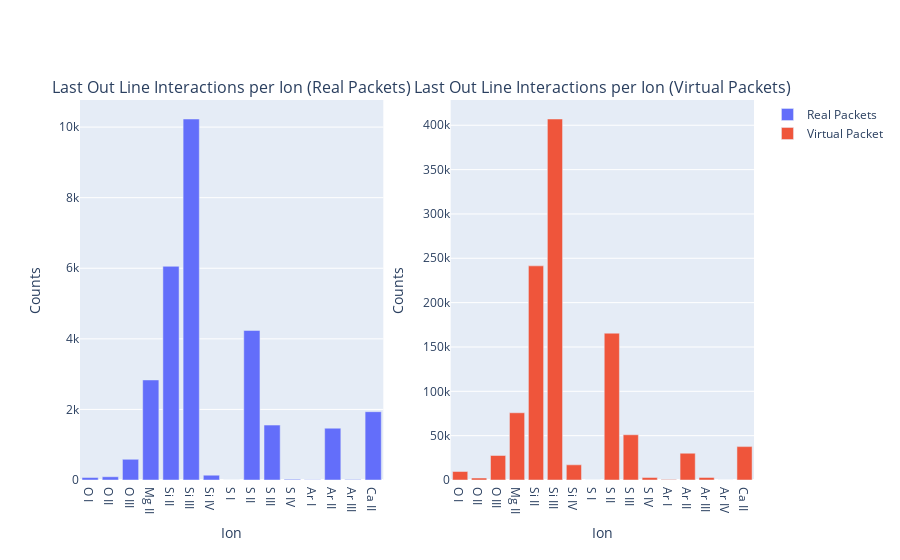

Write notebook code for a chart like this one.
### Code cell
## Creating plots in plotly

fig = make_subplots(
    rows=1,
    cols=2,
    subplot_titles=(
        "Last Out Line Interactions per Ion (Real Packets)",
        "Last Out Line Interactions per Ion (Virtual Packets)",
    ),
)

# Trace for Real packets
fig.add_trace(
    go.Bar(
        x=out_line_count_by_ion.index,
        y=out_line_count_by_ion.values,
        name="Real Packets",
    ),
    row=1,
    col=1,
)

# Trace for Virtual packets
fig.add_trace(
    go.Bar(
        x=virt_out_line_count_by_ion.index,
        y=virt_out_line_count_by_ion.values,
        name="Virtual Packet",
    ),
    row=1,
    col=2,
)

fig.update_xaxes(title_text="Ion", row=1, col=1)
fig.update_xaxes(title_text="Ion", row=1, col=2)
fig.update_yaxes(title_text="Counts", row=1, col=1)
fig.update_yaxes(title_text="Counts", row=1, col=2)

fig.show()

### Figure 1 — Plotly figure (JSON) as saved in the notebook; plotly's stock layout.template omitted (floating-point values rounded to 4 significant figures)
{"data": [{"name": "Real Packets", "type": "bar", "x": ["O I", "O II", "O III", "Mg II", "Si II", "Si III", "Si IV", "S I", "S II", "S III", "S IV", "Ar I", "Ar II", "Ar III", "Ca II"], "xaxis": "x", "y": [70, 92, 586, 2835, 6055, 10229, 137, 2, 4238, 1556, 19, 6, 1468, 13, 1936], "yaxis": "y"}, {"name": "Virtual Packet", "type": "bar", "x": ["O I", "O II", "O III", "Mg II", "Si II", "Si III", "Si IV", "S I", "S II", "S III", "S IV", "Ar I", "Ar II", "Ar III", "Ar IV", "Ca II"], "xaxis": "x2", "y": [9560, 2200, 27640, 75800, 241460, 407050, 17110, 80, 165550, 51000, 2780, 480, 30180, 2880, 10, 37650], "yaxis": "y2"}], "layout": {"annotations": [{"font": {"size": 16}, "showarrow": false, "text": "Last Out Line Interactions per Ion (Real Packets)", "x": 0.225, "xanchor": "center", "xref": "paper", "y": 1, "yanchor": "bottom", "yref": "paper"}, {"font": {"size": 16}, "showarrow": false, "text": "Last Out Line Interactions per Ion (Virtual Packets)", "x": 0.775, "xanchor": "center", "xref": "paper", "y": 1, "yanchor": "bottom", "yref": "paper"}], "xaxis": {"anchor": "y", "domain": [0, 0.45], "title": {"text": "Ion"}}, "xaxis2": {"anchor": "y2", "domain": [0.55, 1], "title": {"text": "Ion"}}, "yaxis": {"anchor": "x", "domain": [0, 1], "title": {"text": "Counts"}}, "yaxis2": {"anchor": "x2", "domain": [0, 1], "title": {"text": "Counts"}}}}
